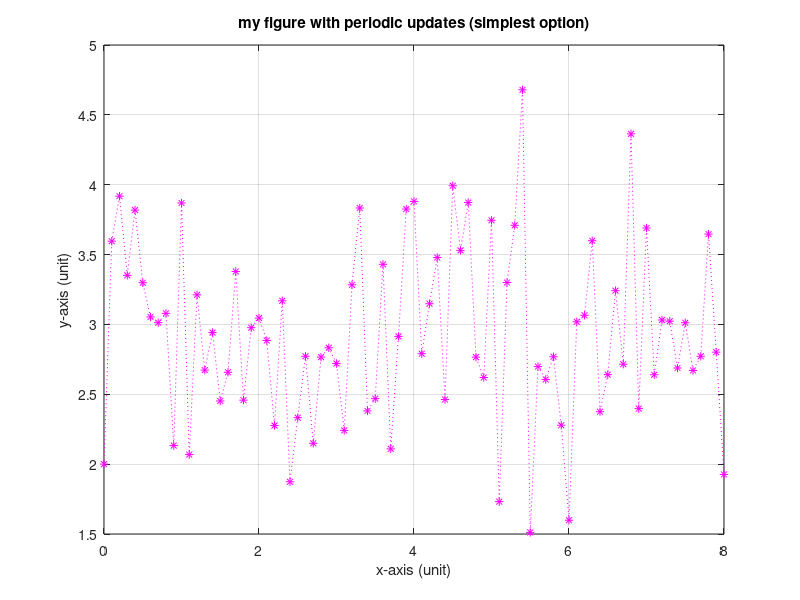

Source code (MATLAB):
%% Howto create figures
% 2022-08-05
%
% HTW Dresden, faculty of electrical engineering
% measurement engineering
% Prof. Matthias Henker
% ---------------------------------------------------------------------
% This is a simple sample script within a series of howto-files.
%
% This sample script is dealing with the creation of simple diagrams (in
% Matlab called figures). Matlab is very powerful and can create many
% different graphics. This a a very short introduction only.
%
%   - for further reading use 'help figure' or 'doc figure' as starting
%     point in the Matlab help
%   - or search for 'graphics' in the Matlab help
%
% here is list of some important keywords (Matlab commands)
%   - figure, plot
%
% just start this script (short cut 'F5') and get inspired

%% here we start

CleanMatlab = true; % true or false

% optionally clean Matlab
if CleanMatlab  % set to true/false to enable/disable cleaning
    clear;      % clear all variables from the workspace (see 'help clear')
    close all;  % close all figures
    clc;        % clear command window
end

% -------------------------------------------------------------------------
%% create a figure which will be updated in a loop (simplest option)

% procedure:
%  - initialize all data to plot with zeros (or something else)
%  - plot initial data and set hold off to enable overwriting diagram
%  - run loop with new data in each loop and overwrite previous plot
%    by selected plot command again and again

% define plot range
x  = (0 : 0.1 : 8);

% the actual y-values to plot are not known at the beginning
% we initialize all y-values with zeros
y = zeros(size(x));

% at the beginning we initialize the figure window
fig1 = figure(1);
hold off;              % previous plots will be deleted and overwritten
plot(x, y, ':m*');     % plot initial curve (all data values are zeros)

% now we run a loop over x-vector
for cnt = 1 : length(x)
    % we create a single value for y (e.g. a measurement value)
    % ==> here a random number from a normal distribution with
    %     a mean value 3 and a standard deviation 0.6
    y(cnt) = 3 + 0.6*randn(1);
    
    % make a short pause (otherwise it is to fast to see the updates)
    pause(0.1); % 0.1s
    
    % update figure (actually it will be erased)
    figure(fig1);      % only required when you have more than one figure
    plot(x, y, ':m*'); % overwrite previous plot (because of 'hold off')
    
end

% at the end finalize and beautify figure
title('my figure with periodic updates (simplest option)');
xlabel('x-axis (unit)');
ylabel('y-axis (unit)');
grid on;
axis auto;

% -------------------------------------------------------------------------
%% this is the end

disp('Figure Test Done.');

return % end of file
